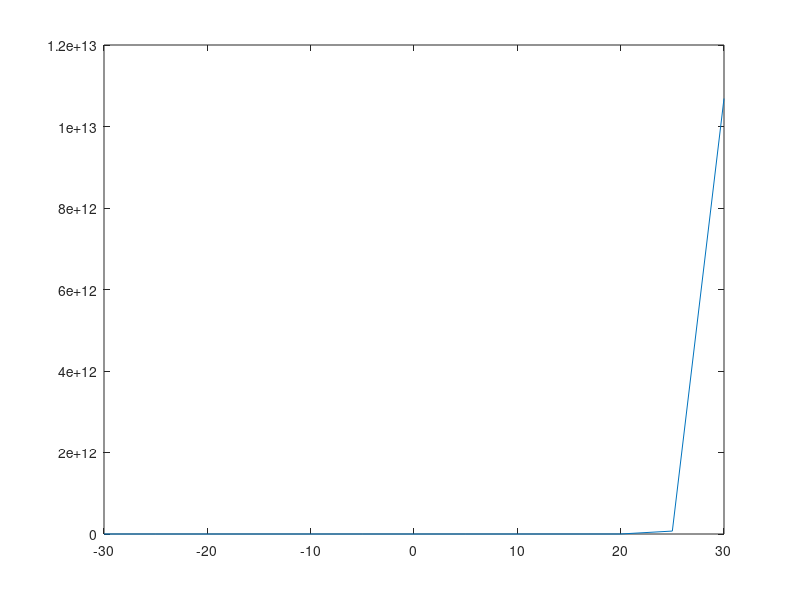

Here is the MATLAB script that generated this plot:
% Octave Script
% Title           :Funciones Trascendentes: Trigonométricas, Logarítmicas y Exponenciales (Ejercicio3)
% Correo          :orlandourbanotrejo@gmail.com
% Description     :Script para graficar funciones y determinar que tipo de funcion es.
% Author          :Orlando Urbano Trejo (Starlord)
% Date            :23_11_2021
% Version         :1
% Usage           :octave>path/Ejercicio3
%                 :Requiere aplicación octave, usar linea de comandos
%                 :https://octaveintro.readthedocs.io/en/latest/index.html

clear
disp ('Función3');
% Dominio de la función
x= -30:5:30
% Regla de correspondencia
fx= e.^x
disp ('La función es inyectiva ya que ∀x,y∈D | f(x) = f(y) ⟹ x = y ');
disp ('El dominio de la función es (-∞, ∞)');
disp ('El rango de la función es de (0, ∞)');
disp ('Los puntos donde f(x)=0 son los puntos (0,1)');
% Plotear función
plot (x, fx)
